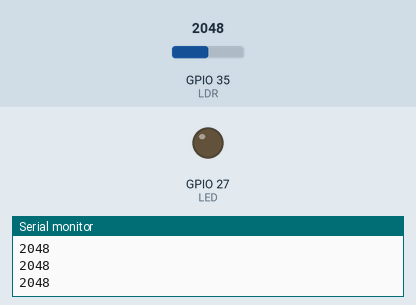
Recording of a sketch running on a simulated ESP32. Parts: output pins drawn as LEDs (lit = HIGH), the last lines printed to the serial monitor. The test bench sets the inputs (shaded band); at power-on: GPIO 35 (LDR) = 2048.

Above: at 1.2 s.
1.3 s: GPIO 35 (LDR) set to 432
2.8 s: GPIO 35 (LDR) set to 382
At 3.6 s:
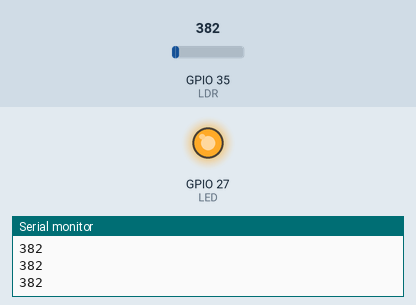
4.3 s: GPIO 35 (LDR) set to 491
At 4.9 s:
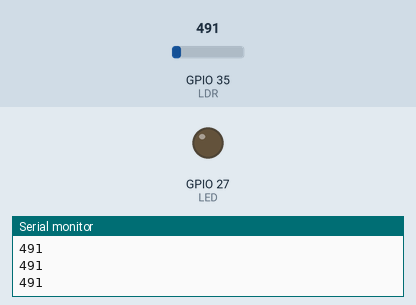
5.8 s: GPIO 35 (LDR) set to 360
At 6.1 s:
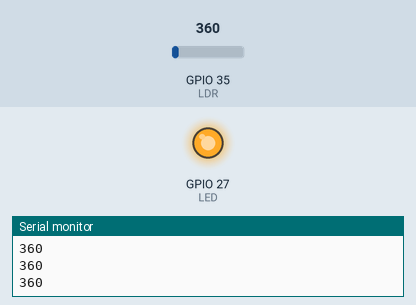
Timing chart, 0 to 8.3 s (numbered marks = the images above; inputs shaded):
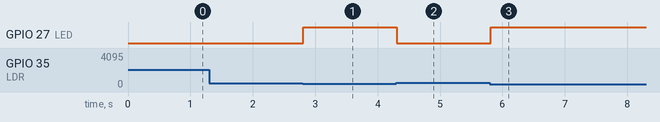

The sketch:

01_LDR.ino
```cpp
//LDR
#define LED  27
#define LDR 35

void setup() {
  pinMode(LED, OUTPUT);

  Serial.begin(115200);
}

void loop() {
  int light = analogRead(LDR);
  Serial.println(light);

  if(light < 400){
    digitalWrite(LED, HIGH);
  }
  else{
    digitalWrite(LED, LOW);
  }
  delay(100);
}
```

Measured:
- the behaviour switches between 400 and 399 on GPIO 35 (LDR) (found by bisection; images 0 and 1)
- after the input at 2.8 s, GPIO 27 (LED): LOW → HIGH at once
- after the input at 4.3 s, GPIO 27 (LED): HIGH → LOW at once
- after the input at 5.8 s, GPIO 27 (LED): LOW → HIGH at once
